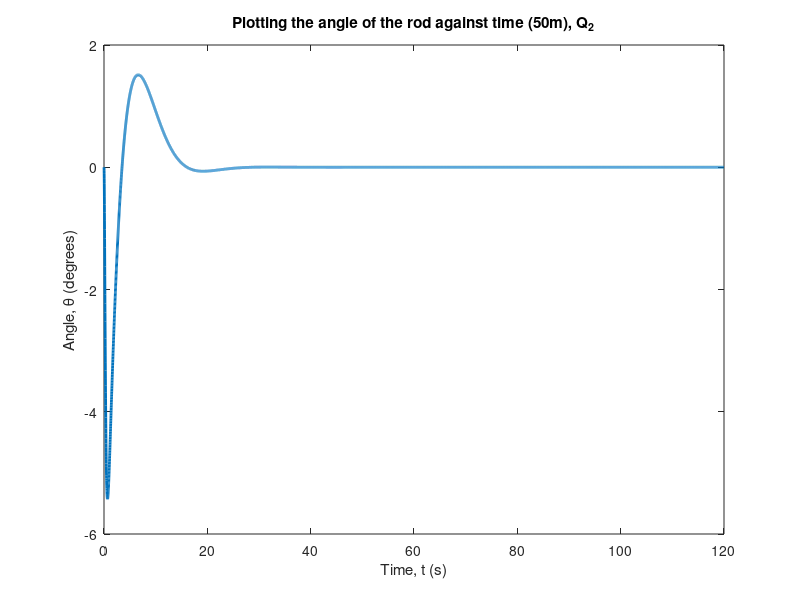

Here is the MATLAB script that generated this plot:
% State Space model for the barrel-cart system
% Use:
% http://ctms.engin.umich.edu/CTMS/index.php?example=InvertedPendulum&section=SystemModeling
%
M = 30; % Mass of the Cart (kg)
m = 10; % Mass of the pendulum (kg)
b = 0.1; % Drag Coefficient (kgs^(-2))
l = 0.25; % Length of the Pendulum (m)
I = (1/3)*m*(l^2); % Moment of Inertia (kgm^4)
g = 9.8; % Gravitational Acceleration (ms^-2)

% Constants for state space Matrix
const1 = (-(I+m*l^2)*b)/(I*(M+m)+M*m*l^2);
const2 = (m^2*g*l^2)/(I*(M+m)+M*m*l^2);
const3 = (-m*l*b)/(I*(M+m)+M*m*l^2);
const4 = (m*g*l*(M+m))/(I*(M+m)+M*m*l^2);
const5 = (I+m*l^2)/(I*(M+m)+M*m*l^2);
const6 = (m*l)/(I*(M+m)+M*m*l^2);

% Matrix A: state-space matrix
A = [0 1 0 0;
     0 const1 const2 0;
     0 0 0 1;
     0 const3 const4 0];

% Input Matrix (Force)
B = [0;
     const5;
     0;
     const6];

% Output Matrix (x and theta)
C = [5 0 0 0;
     0 0 1 0];

% Feedthrough matrix (always 0)
D = [0;
     0];
 
% State Names
states = {'x' 'x_dot' 'theta' 'theta_dot'};
input = {'F'};
outputs = {'x'; 'theta'};

% Using the ss module to create a state-space
sys_ss = ss(A,B,C,D,'statename',states,'inputname',input,'outputname',outputs)

% Linear Quadratic Regular system
Q = C'*C; % Change C and Q to increase/decrease rate of stabilisation
R = 1; % R always 1
K = lqr(A,B,Q,R); % Linear Quadratic Regulator
A = (A-B*K) 

% Create a system class
sys_cl = ss(A,B,C,D,'statename',states,'inputname',input,'outputname',outputs); % state space - controlled system

% Simulate controlled system
t = 0:0.01:120; % Set time scale for simulation
r =-50*ones(size(t)); % Set distance objective for cart position (negative is positive x-direction)
[y,t,x]=lsim(sys_cl,r,t, [0 0 0 0]); % Simulate model over time t, with obj r and initial states []

% Plot x against t
% yyaxis left
plot(t,y(:,1), 'LineWidth',2)
xlabel('Time, t (s)')
ylabel('Displacement, x (m)')
title('Plotting the displacement of the cart against time (50m), Q_2')

% Plot theta against t
% yyaxis right
plot(t, y(:,2).*(180/pi), 'LineWidth',2)
xlabel('Time, t (s)')
ylabel('Angle, \theta (degrees)')
title('Plotting the angle of the rod against time (50m), Q_2')
